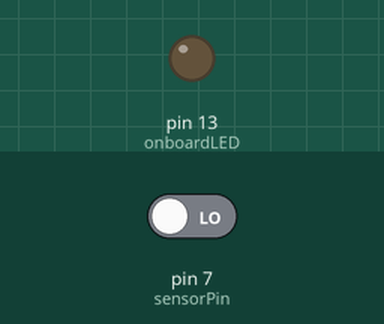
This sketch was run on a simulated Arduino Uno, built with avr-gcc and run on an emulated ATmega328P. Shown: output pins drawn as LEDs (lit = HIGH). Inputs (shaded band) come from the test bench; at power-on: pin 7 (sensorPin) LOW.

Above: at 1.2 s.
1.3 s: pin 7 (sensorPin) driven HIGH
At 1.7 s:
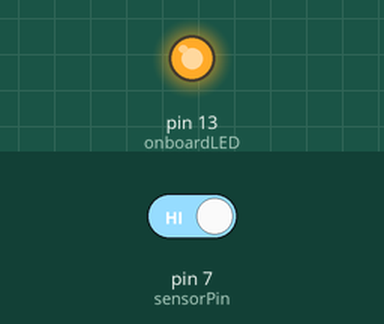
2.8 s: pin 7 (sensorPin) driven LOW
At 4.1 s:
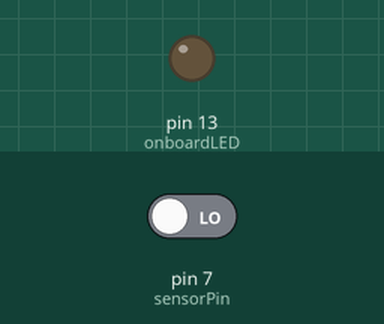
Timing chart, 0 to 5.8 s (numbered marks = the images above; inputs shaded):
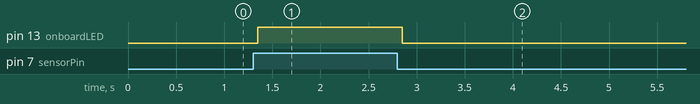

The sketch:

Arduino_SensorAbertura.ino
```cpp
#define buttonPin 4
#define sensorPin 7
#define onboardLED 13 //Uno

bool buttonState = false;
bool sensorState = false;
bool previousButtonState = false;
bool previousSensorState = false;

void setup(){
  pinMode(onboardLED, OUTPUT);
  pinMode(buttonPin, INPUT);
  pinMode(sensorPin, INPUT);

  sensorState = digitalRead(sensorPin);
  digitalWrite(onboardLED, sensorState);
  previousSensorState = sensorState;
}

bool sensorAbertura(){
  sensorState = digitalRead(sensorPin);

  if(sensorState == HIGH && previousSensorState == LOW){
    previousSensorState = sensorState;
    digitalWrite(onboardLED, sensorState);

    return false;
  }
  else if(sensorState == LOW && previousSensorState == HIGH){
    previousSensorState = sensorState;
    digitalWrite(onboardLED, sensorState);

    return true;
  }
}

void loop(){
  bool containerState;

  containerState = sensorAbertura();
  delay(150);
}
```

Measured:
- after the input at 1.3 s, pin 13 (onboardLED): LOW → HIGH after 0.05 s
- after the input at 2.8 s, pin 13 (onboardLED): HIGH → LOW after 0.05 s
